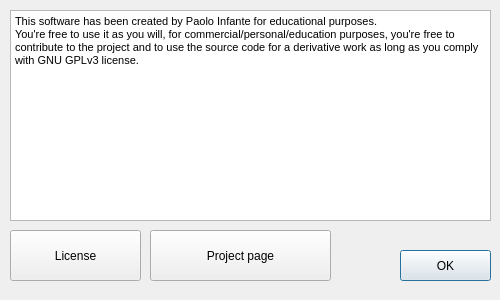
<?xml version="1.0" encoding="UTF-8"?>
<ui version="4.0">
 <class>AboutBox</class>
 <widget class="QDialog" name="AboutBox">
  <property name="geometry">
   <rect>
    <x>0</x>
    <y>0</y>
    <width>500</width>
    <height>300</height>
   </rect>
  </property>
  <property name="minimumSize">
   <size>
    <width>500</width>
    <height>300</height>
   </size>
  </property>
  <property name="maximumSize">
   <size>
    <width>500</width>
    <height>300</height>
   </size>
  </property>
  <property name="windowTitle">
   <string>Info</string>
  </property>
  <widget class="QTextEdit" name="textEdit">
   <property name="geometry">
    <rect>
     <x>10</x>
     <y>10</y>
     <width>481</width>
     <height>211</height>
    </rect>
   </property>
   <property name="readOnly">
    <bool>true</bool>
   </property>
   <property name="html">
    <string>&lt;!DOCTYPE HTML PUBLIC &quot;-//W3C//DTD HTML 4.0//EN&quot; &quot;http://www.w3.org/TR/REC-html40/strict.dtd&quot;&gt;
&lt;html&gt;&lt;head&gt;&lt;meta name=&quot;qrichtext&quot; content=&quot;1&quot; /&gt;&lt;style type=&quot;text/css&quot;&gt;
p, li { white-space: pre-wrap; }
&lt;/style&gt;&lt;/head&gt;&lt;body style=&quot; font-family:'MS Shell Dlg 2'; font-size:8pt; font-weight:400; font-style:normal;&quot;&gt;
&lt;p style=&quot; margin-top:0px; margin-bottom:0px; margin-left:0px; margin-right:0px; -qt-block-indent:0; text-indent:0px;&quot;&gt;&lt;span style=&quot; font-size:8.25pt;&quot;&gt;This software has been created by Paolo Infante for educational purposes.&lt;/span&gt;&lt;/p&gt;
&lt;p style=&quot; margin-top:0px; margin-bottom:0px; margin-left:0px; margin-right:0px; -qt-block-indent:0; text-indent:0px;&quot;&gt;&lt;span style=&quot; font-size:8.25pt;&quot;&gt;You're free to use it as you will, for commercial/personal/education purposes, you're free to contribute to the project and to use the source code for a derivative work as long as you comply with GNU GPLv3 license.&lt;/span&gt;&lt;/p&gt;&lt;/body&gt;&lt;/html&gt;</string>
   </property>
  </widget>
  <widget class="QPushButton" name="pushButton">
   <property name="geometry">
    <rect>
     <x>400</x>
     <y>250</y>
     <width>91</width>
     <height>31</height>
    </rect>
   </property>
   <property name="text">
    <string>OK</string>
   </property>
  </widget>
  <widget class="QPushButton" name="pushButton_2">
   <property name="geometry">
    <rect>
     <x>10</x>
     <y>230</y>
     <width>131</width>
     <height>51</height>
    </rect>
   </property>
   <property name="minimumSize">
    <size>
     <width>100</width>
     <height>35</height>
    </size>
   </property>
   <property name="text">
    <string>License</string>
   </property>
   <property name="iconSize">
    <size>
     <width>88</width>
     <height>31</height>
    </size>
   </property>
  </widget>
  <widget class="QPushButton" name="pushButton_3">
   <property name="geometry">
    <rect>
     <x>150</x>
     <y>230</y>
     <width>181</width>
     <height>51</height>
    </rect>
   </property>
   <property name="minimumSize">
    <size>
     <width>100</width>
     <height>35</height>
    </size>
   </property>
   <property name="text">
    <string>Project page</string>
   </property>
   <property name="iconSize">
    <size>
     <width>88</width>
     <height>31</height>
    </size>
   </property>
  </widget>
 </widget>
 <resources/>
 <connections/>
</ui>
